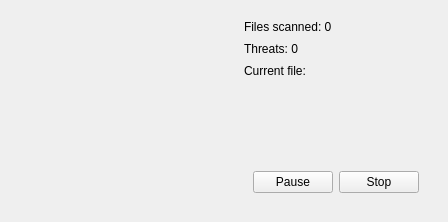
            <widget class="QWidget" name="scanHero" native="true">
             <property name="sizePolicy">
              <sizepolicy hsizetype="Preferred" vsizetype="Fixed">
               <horstretch>0</horstretch>
               <verstretch>0</verstretch>
              </sizepolicy>
             </property>
             <layout class="QHBoxLayout" name="scanHeroLayout">
              <property name="spacing">
               <number>24</number>
              </property>
              <item>
               <widget class="verax::ProgressRing" name="scanRing" native="true">
                <property name="minimumSize">
                 <size>
                  <width>200</width>
                  <height>200</height>
                 </size>
                </property>
               </widget>
              </item>
              <item>
               <widget class="QWidget" name="scanCounters" native="true">
                <layout class="QVBoxLayout" name="scanCountersLayout">
                 <property name="spacing">
                  <number>8</number>
                 </property>
                 <item>
                  <widget class="QLabel" name="lblScanCount">
                   <property name="text">
                    <string>Files scanned: 0</string>
                   </property>
                  </widget>
                 </item>
                 <item>
                  <widget class="QLabel" name="lblScanThreats">
                   <property name="text">
                    <string>Threats: 0</string>
                   </property>
                  </widget>
                 </item>
                 <item>
                  <widget class="QLabel" name="lblScanCurrentHeader">
                   <property name="text">
                    <string>Current file:</string>
                   </property>
                  </widget>
                 </item>
                 <item>
                  <widget class="QLabel" name="lblScanCurrent">
                   <property name="text">
                    <string/>
                   </property>
                   <property name="wordWrap">
                    <bool>true</bool>
                   </property>
                  </widget>
                 </item>
                 <item>
                  <spacer name="scanCountersSp">
                   <property name="orientation">
                    <enum>Qt::Vertical</enum>
                   </property>
                   <property name="sizeHint" stdset="0">
                    <size>
                     <width>0</width>
                     <height>10</height>
                    </size>
                   </property>
                  </spacer>
                 </item>
                 <item>
                  <widget class="QWidget" name="scanControls" native="true">
                   <layout class="QHBoxLayout" name="scanControlsLayout">
                    <item>
                     <widget class="QPushButton" name="btnPauseScan">
                      <property name="text">
                       <string>Pause</string>
                      </property>
                      <property name="checkable">
                       <bool>true</bool>
                      </property>
                     </widget>
                    </item>
                    <item>
                     <widget class="QPushButton" name="btnStopScan">
                      <property name="text">
                       <string>Stop</string>
                      </property>
                      <property name="property" stdset="0">
                       <string notr="true">danger</string>
                      </property>
                     </widget>
                    </item>
                    <item>
                     <spacer name="scanControlsSp">
                      <property name="orientation">
                       <enum>Qt::Horizontal</enum>
                      </property>
                      <property name="sizeHint" stdset="0">
                       <size>
                        <width>0</width>
                        <height>0</height>
                       </size>
                      </property>
                     </spacer>
                    </item>
                   </layout>
                  </widget>
                 </item>
                </layout>
               </widget>
              </item>
             </layout>
            </widget>
